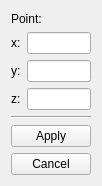
<?xml version="1.0" encoding="UTF-8"?>
<ui version="4.0">
 <class>Form</class>
 <widget class="QWidget" name="Form">
  <property name="geometry">
   <rect>
    <x>0</x>
    <y>0</y>
    <width>101</width>
    <height>186</height>
   </rect>
  </property>
  <property name="windowTitle">
   <string>Form</string>
  </property>
  <layout class="QVBoxLayout" name="verticalLayout" stretch="0,2,1,1,1">
   <item>
    <widget class="QLabel" name="label_7">
     <property name="text">
      <string>Point:</string>
     </property>
    </widget>
   </item>
   <item>
    <layout class="QVBoxLayout" name="verticalLayout_point1" stretch="0,0,0">
     <item>
      <layout class="QHBoxLayout" name="horizontalLayout">
       <item>
        <widget class="QLabel" name="label">
         <property name="text">
          <string>x:</string>
         </property>
        </widget>
       </item>
       <item>
        <widget class="QLineEdit" name="input_x"/>
       </item>
      </layout>
     </item>
     <item>
      <layout class="QHBoxLayout" name="horizontalLayout_2">
       <item>
        <widget class="QLabel" name="label_2">
         <property name="text">
          <string>y:</string>
         </property>
        </widget>
       </item>
       <item>
        <widget class="QLineEdit" name="input_y"/>
       </item>
      </layout>
     </item>
     <item>
      <layout class="QHBoxLayout" name="horizontalLayout_3">
       <item>
        <widget class="QLabel" name="label_3">
         <property name="text">
          <string>z:</string>
         </property>
        </widget>
       </item>
       <item>
        <widget class="QLineEdit" name="input_z"/>
       </item>
      </layout>
     </item>
    </layout>
   </item>
   <item>
    <widget class="Line" name="line_2">
     <property name="orientation">
      <enum>Qt::Horizontal</enum>
     </property>
    </widget>
   </item>
   <item>
    <widget class="QPushButton" name="applyButton">
     <property name="text">
      <string>Apply</string>
     </property>
    </widget>
   </item>
   <item>
    <widget class="QPushButton" name="cancelButton">
     <property name="text">
      <string>Cancel</string>
     </property>
    </widget>
   </item>
  </layout>
 </widget>
 <resources/>
 <connections/>
</ui>
